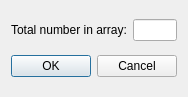
<?xml version="1.0" encoding="UTF-8"?>
<ui version="4.0">
 <class>ArrayMoveDialog</class>
 <widget class="QDialog" name="ArrayMoveDialog">
  <property name="geometry">
   <rect>
    <x>0</x>
    <y>0</y>
    <width>178</width>
    <height>97</height>
   </rect>
  </property>
  <property name="windowTitle">
   <string>Array Move</string>
  </property>
  <layout class="QGridLayout" name="gridLayout">
   <item row="0" column="0">
    <widget class="QLabel" name="totalNumberInArrayLabel">
     <property name="text">
      <string>Total number in array:</string>
     </property>
    </widget>
   </item>
   <item row="0" column="1">
    <widget class="QLineEdit" name="totalNumberInArrayLineEdit"/>
   </item>
   <item row="1" column="0" colspan="2">
    <widget class="QDialogButtonBox" name="okCancelButtonBox">
     <property name="orientation">
      <enum>Qt::Horizontal</enum>
     </property>
     <property name="standardButtons">
      <set>QDialogButtonBox::Cancel|QDialogButtonBox::Ok</set>
     </property>
    </widget>
   </item>
  </layout>
 </widget>
 <resources/>
 <connections>
  <connection>
   <sender>okCancelButtonBox</sender>
   <signal>accepted()</signal>
   <receiver>ArrayMoveDialog</receiver>
   <slot>accept()</slot>
   <hints>
    <hint type="sourcelabel">
     <x>248</x>
     <y>254</y>
    </hint>
    <hint type="destinationlabel">
     <x>157</x>
     <y>274</y>
    </hint>
   </hints>
  </connection>
  <connection>
   <sender>okCancelButtonBox</sender>
   <signal>rejected()</signal>
   <receiver>ArrayMoveDialog</receiver>
   <slot>reject()</slot>
   <hints>
    <hint type="sourcelabel">
     <x>316</x>
     <y>260</y>
    </hint>
    <hint type="destinationlabel">
     <x>286</x>
     <y>274</y>
    </hint>
   </hints>
  </connection>
 </connections>
</ui>
